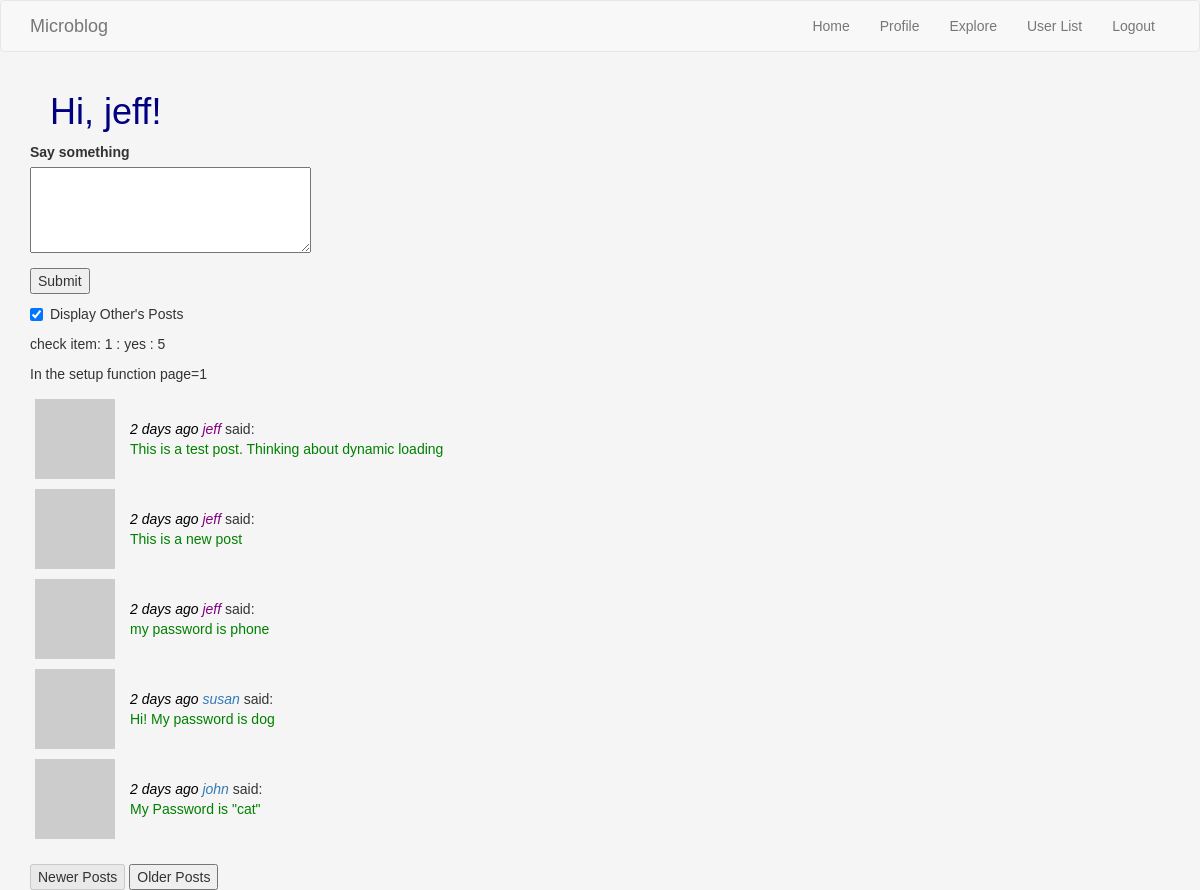
The page /index (signed in) on the database its author committed.
### webapp/models.py (models this page shows, shortened)
class User(UserMixin, db.Model):
    id = db.Column(db.Integer, primary_key=True)
    username = db.Column(db.String(64), index=True, unique=True)
    email = db.Column(db.String(120), index=True, unique=True)
    password_hash = db.Column(db.String(128))
    posts = db.relationship('Post', backref='author', lazy='dynamic')
    about_me = db.Column(db.String(140))
    last_seen = db.Column(db.DateTime, default=datetime.utcnow)
    followed = db.relationship(
        'User', secondary=followers,
        primaryjoin=(followers.c.follower_id == id),
        secondaryjoin=(followers.c.followed_id == id),
        backref=db.backref('followers', lazy='dynamic'), lazy='dynamic')
    def followed_posts(self):
        followed = Post.query.join(
            followers, (followers.c.followed_id == Post.user_id)).filter(
                followers.c.follower_id == self.id)
        own = Post.query.filter_by(user_id=self.id)
        return followed.union(own).order_by(Post.timestamp.desc())
    def avatar(self, size):
        digest = md5(self.email.lower().encode('utf-8')).hexdigest()
        return 'https://www.gravatar.com/avatar/{}?d=identicon&s={}'.format(digest, size)

class Post(db.Model):
    id = db.Column(db.Integer, primary_key=True)
    body = db.Column(db.String(140))
    timestamp = db.Column(db.DateTime, index=True, default=datetime.utcnow)
    user_id = db.Column(db.Integer, db.ForeignKey('user.id'))

### webapp/routes.py (the view)
@webapp.route('/', methods=['GET', 'POST'])
@webapp.route('/index', methods=['GET', 'POST'])
@login_required
def index():
    form = PostForm()
    print("form =", id(form), id(form.post))
    print(f"post.data = {form.post.data}")
    if form.validate_on_submit():
        post = Post(body=form.post.data, author=current_user)
        db.session.add(post)
        db.session.commit()
        flash(_('Your post is now live!'))
        return redirect(url_for('index'))
    page, others, max_pages, posts = get_page_others()
    return render_template("index.html",
                           title='Home Page',
                           form=form,
                           page=page,
                           posts=posts,
                           others=others,
                           max_pages = max_pages)

### webapp/forms.py
class PostForm(FlaskForm):
    post = TextAreaField('Say something', validators=[
        DataRequired(), Length(min=1, max=140)])
    submit = SubmitField('Submit')

### webapp/models.py (called while the page is built)
@login.user_loader
def load_user(id):
    return User.query.get(int(id))

### webapp/routes.py (called while the page is built, shortened)
def get_page_others():
    page = request.args.get('page', 1, type=int)
    c_others = "yes" if webapp.config['BLOG_SHOW_OTHERS'] else "yes"
    others = request.args.get('others', c_others, type=str)
    if others == "yes":
        max_pages = round(0.5 + current_user.followed_posts().count() / webapp.config['POSTS_PER_PAGE'])
        if page > max_pages:
            page = max_pages
        posts = current_user.followed_posts().paginate(page=page,
                                                       per_page=webapp.config['POSTS_PER_PAGE'],
                                                       error_out=False)
    return [page, others, max_pages, posts ]

@webapp.before_request
def before_request():
    if current_user.is_authenticated:
        current_user.last_seen = datetime.utcnow()
        db.session.commit()

### webapp/templates/index.html (shortened to what this page needs)
{% extends "base.html" %}
{% import 'bootstrap/wtf.html' as wtf %}
{% block app_content %}
    <h1>Hi, {{ current_user.username }}!</h1>
    {% if form %}
        <form action="" method="post">
            <p>
                {{ form.post.label }}<br>
                {{ form.post(cols=32, rows=4) }}<br>
            </p>
            <p>{{ form.submit() }}</p>
        </form>
    {% endif %}
    {% if others %}
        <div class="checkbox">
            <label>
                <input id="others_check" type="checkbox" onclick="othersCheckCallback()">  Display Other's Posts
            </label>
        </div>
        <p id="message"> Current User = {{ current_user.username }}</p>
        <p id="debug"> This is used for debug messages</p>
    {% endif %}
    {% include '_post_table.html' %}
    <br>
    <button class="newold_button" id="newer_button" onclick="newerPosts()">Newer Posts</button>
    <button class="newold_button" id="older_button" onclick="olderPosts()">Older Posts</button>
{% endblock %}

### webapp/templates/_post.html
<tr class="blog">
    <td class="blog"><img src="{{ post.author.avatar(36) }}"></td>
    <td class="blog"><span class="blogname">
            <span class="timestamp">{{ moment(post.timestamp).fromNow() }}</span>
        {% if current_user.username != post.author.username %}
            <a href="{{  url_for('user', username=post.author.username) }}"> {{ post.author.username }} </a></span>
        {% else %}
            {{ post.author.username }}
        {% endif %} </span>
        said: <br><span class="blogpost"> {{  post.body }}</span></td>
</tr>

### webapp/static/css/mystyle.css (style rules this page uses)
body { background-color: whitesmoke; font-family: Verdana, Arial, Helvetica, sans-serif; }
h1 { color: navy; margin-left: 20px; }
.blog { vertical-align:center }
.blogname { color: purple; font-style: italic; }
tr.blog { border: inherit; }
td.blog { padding: 5px; padding-right: 10px; }
.blogpost { color:green; }
.timestamp { color: black; font-style: italic; }

### rows shown on the page
User: username "jeff"
Post: timestamp "2 days ago", author.username "jeff", body "This is a test post. Thinking about dynamic loading"
Post: timestamp "2 days ago", author.username "jeff", body "This is a new post"
Post: timestamp "2 days ago", author.username "jeff", body "my password is phone"
Post: timestamp "2 days ago", author.username "susan", body "Hi! My password is dog"
Post: timestamp "2 days ago", author.username "john", body "My Password is \"cat\""
